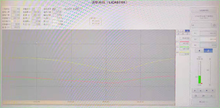
%> input picture 2.png, 220 x 108 px, shrunk from 1168 x 574 before the run
$ octave xtest.m   (GNU Octave 9; MATLAB toolbox functions it lacks are replaced by stand-ins)
%> lines starting %> are read from the running program, lines starting %| are printed output that depends on the picture; in (x1, y1, x2, y2) boxes, pixels count from 0 and x2, y2 are one past the last pixel; in counts of white or black regions, pixels touching at a corner belong together; the program's own positions count from 1
clear
clc
image = imread("2.png");
%> image is the input picture: size 108x220x3 uint8; mean R, G, B 192.5, 187.6, 189.3
gray = rgb2gray(image);
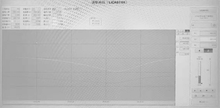
%> gray: size 108x220 uint8; min 102, max 237, mean 189.3
% imshow(gray);
[ counts , num ]  = imhist(gray);
%> counts = 256 values, max 812 at index 177, min 0 at index 1, mean 92.81; num = 256 values from 0 to 255
position = find( counts == max(counts));
%> position = 177

[ row, col ] = size(gray);
%> row = 108; col = 220

delta = 15;

for i = 1:row
    for j = 1:col
        if gray(i,j) < position + delta
            if gray(i,j) > position - delta
                gray(i,j) = 255;
            else
                gray(i,j) = 0;
            end
        else
            gray(i,j) = 0;
        end
    end
end
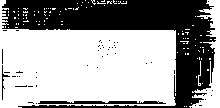
%> gray: size 108x220 uint8; 61.4% white; 52 black regions (49 under 20 px), largest, box (x1, y1, x2, y2) and area: (2, 0, 216, 108) 8670, (38, 101, 166, 104) 338, (2, 65, 10, 100) 53

RGB = imread('2.png');%Read the image
Highlight=RGB;
I=rgb2gray(RGB); %transform the image to gray
[x,y]=size(I);   %get the size of the picture
%> x = 108; y = 220
BW=edge(I);      %get the edge of the picture
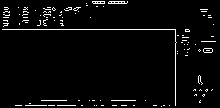
%> BW: size 108x220 logical; 3.5% white in thin lines or dots


rho_max=floor(sqrt(x^2+y^2))+1; %由原图数组坐标算出ρ最大值，并取整数部分加1
%> rho_max = 246
%此值作为ρ，θ坐标系ρ最大值
accarray=zeros(rho_max,180); %定义ρ，θ坐标系的数组，初值为0。
%θ的最大值，180度

Theta=[0:pi/180:pi]; %定义θ数组，确定θ取值范围

for n=1:x,
    for m=1:y
        if BW(n,m)==1
            for k=1:180
            %将θ值代入hough变换方程，求ρ值
                rho=(m*cos(Theta(k)))+(n*sin(Theta(k)));
                %将ρ值与ρ最大值的和的一半作为ρ的坐标值（数组坐标），这样做是为了防止ρ值出现负数
                rho_int=round(rho/2+rho_max/2);
                %在ρθ坐标（数组）中标识点，即计数累加
                accarray(rho_int,k)=accarray(rho_int,k)+1;
            end
        end
    end
end
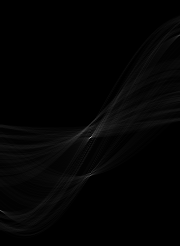
%> accarray: size 246x180 double; min 0, max 178, mean 3.4
%> after the loop, rho = -160.1; rho_int = 43


%=======利用hough变换提取直线======%
%寻找100个像素以上的直线在hough变换后形成的点
K=1; %存储数组计数器
for rho_n=1:rho_max %在hough变换后的数组中搜索
    for theta_m=1:180
        if accarray(rho_n,theta_m)>=100 %设定直线的最小值。
        case_accarray_n(K)=rho_n; %存储搜索出的数组下标
        case_accarray_m(K)=theta_m;
        K=K+1;
        end
    end
end
%> after the loop, K = 4; case_accarray_m = [92 91 90]; case_accarray_n = [137 138 139]

%=====把这些点构成的直线提取出来,输出图像数组为I_out===%
I_out=zeros(x,y);
I_jiao_class=zeros(x,y);
for n=1:x,
    for m=1:y
         if BW(n,m)==1
             for k=1:180
              rho=(m*cos(Theta(k)))+(n*sin(Theta(k)));
              rho_int=round(rho/2+rho_max/2);
             %如果正在计算的点属于100像素以上点，则把它提取出来
                for a=1:K-1
                    if rho_int==case_accarray_n(a)&k==case_accarray_m(a)%%%==gai==%%% k==case_accarray_m(a)&rho_int==case_accarray_n(a)
                    I_out(n,m)=BW(n,m);
                        for p=0:5 %在原RGB图像上高亮
                         Highlight(n,m+p,1)=255;
                         Highlight(n,m+p,2)=0;
                         Highlight(n,m+p,3)=0;
                        end
                    I_jiao_class(n,m)=k;
                    end
                end
             end
         end
    end
end
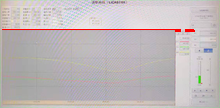
%> Highlight: size 108x220x3 uint8; 0.93% of pixels changed, all inside (x1, y1, x2, y2) = (2, 29, 195, 32)
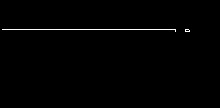
%> I_jiao_class: size 108x220 double; min 0, max 92, mean 0.7; drawn with min black and max white
%> I_out: size 108x220 double; values 0 (black) and 1 (white), 0.79% white in thin lines or dots, all inside (x1, y1, x2, y2) = (2, 29, 190, 32)


figure,imshow(RGB);
title('原图');
imwrite(RGB,'原图.jpg','jpg');

figure,imshow(BW);
title('edge处理后的边界图');
imwrite(BW,'edge处理后的边界图.jpg','jpg');

figure,imshow(I_out);
title('Hough变换检测出的直线');
imwrite(I_out,'Hough变换检测出的直线.jpg','jpg');

figure,imshow(Highlight);
title('高亮后的图');
imwrite(Highlight,'高亮后的图.jpg','jpg');

$ run again, with 3.jpg saved as 2.png
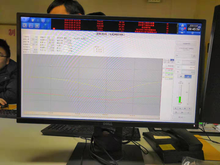
%> input picture 3.jpg, 220 x 165 px, shrunk from 1440 x 1080 before the run
%> image is the input picture: size 165x220x3 uint8; mean R, G, B 122, 115.2, 106.3
%> counts = 256 values, max 575 at index 22, min 0 at index 1, mean 141.8; num = 256 values from 0 to 255
%> position = 22
%> BW: size 165x220 logical; 3.8% white in thin lines or dots
%> after the loop `for n=1:x,`:
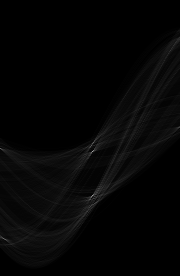
%> accarray: size 276x180 double; min 0, max 168, mean 5.1
%> after the loop `for n=1:x,`: rho = -187.1; rho_int = 44
%> after the loop `for rho_n=1:rho_max`: K = 10; case_accarray_m = [94 1 94 93 92 94 93 92 4]; case_accarray_n = [143 149 151 152 153 195 196 197 239]
%> after the loop `for n=1:x,`:
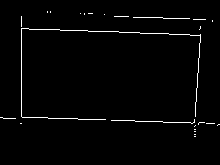
%> I_out: size 165x220 double; values 0 (black) and 1 (white), 1.9% white in thin lines or dots, all inside (x1, y1, x2, y2) = (0, 11, 220, 137)
